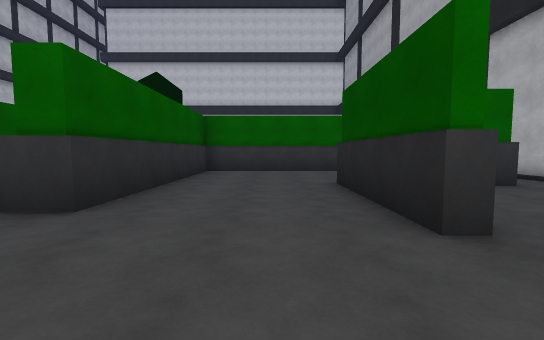
[1] (above)

22 first-person views from a walk through a 3-D level made in the Unity game engine. The camera is 1.3 m above the floor, tilts 4° down and sees 90° across. The floor is counted in squares, 2 m on a side. Each view is taken from the middle of a square. On the plan, view 1 faces up. The plan holds only what a view shows up to about 9 squares ahead; the rest is blank. The place goes on beyond the plan.

[2]
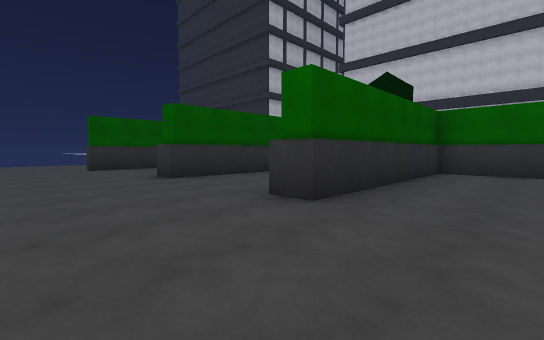

[3]
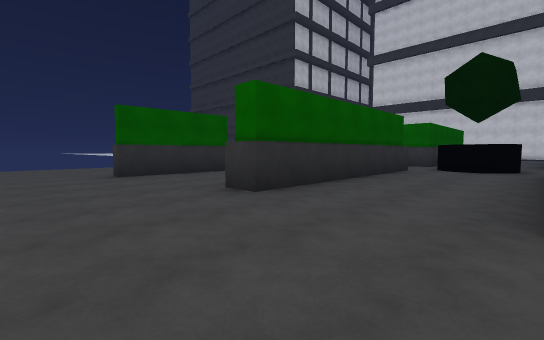

[4]
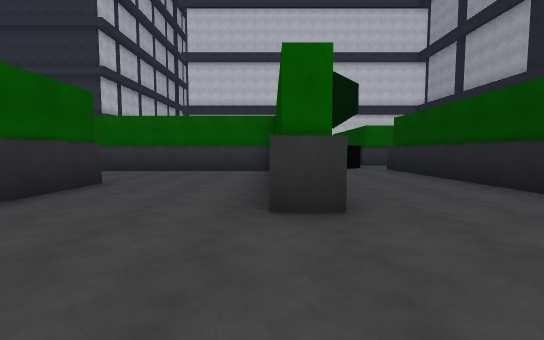

[5]
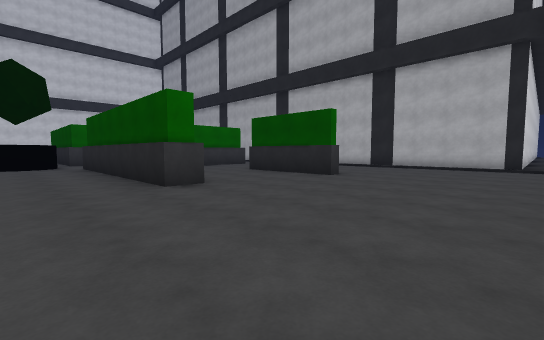

[6]
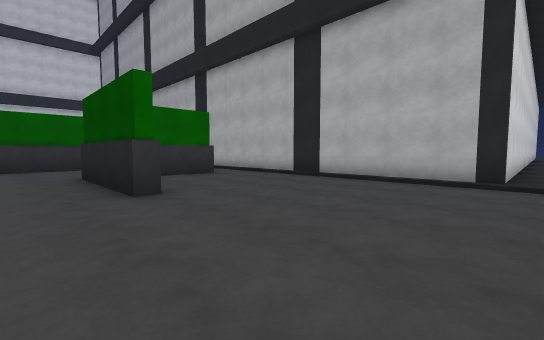

[7]
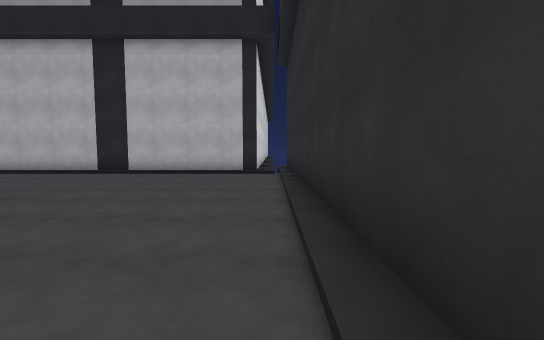

[8]
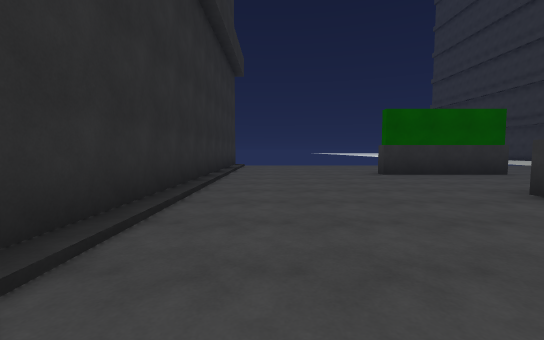

[9]
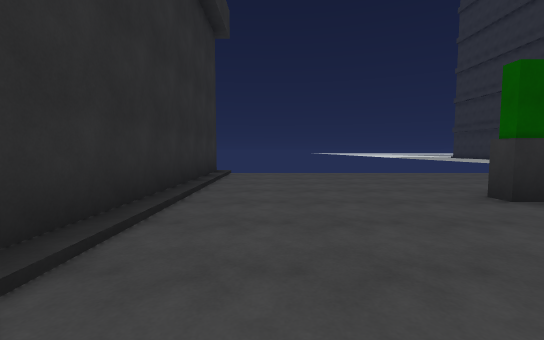

[10]
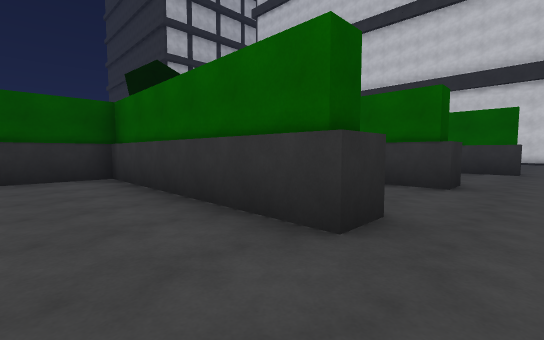

[11]
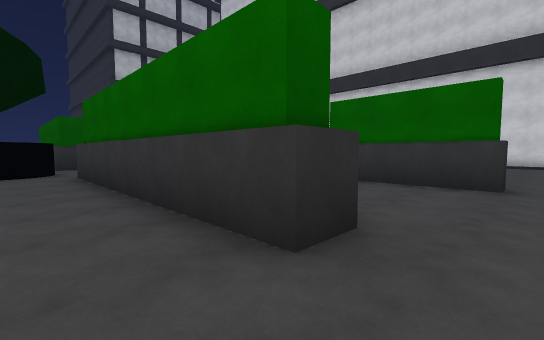

[12]
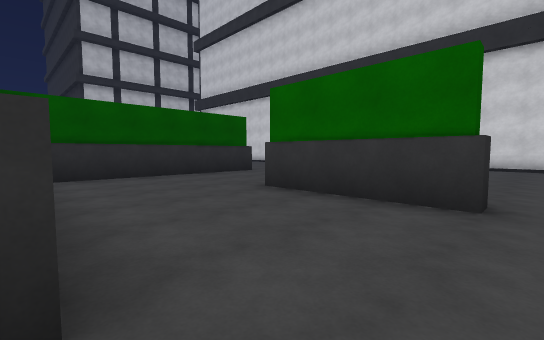

[13]
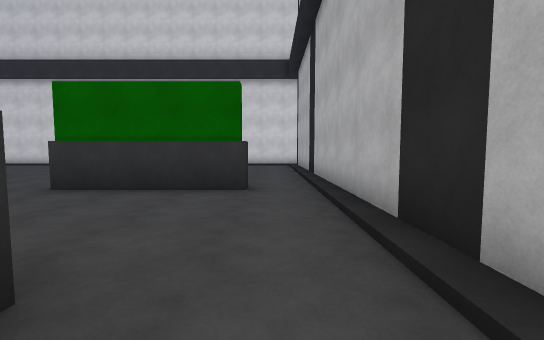

[14]
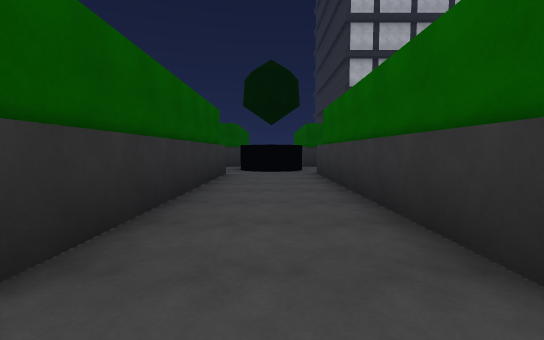

[15]
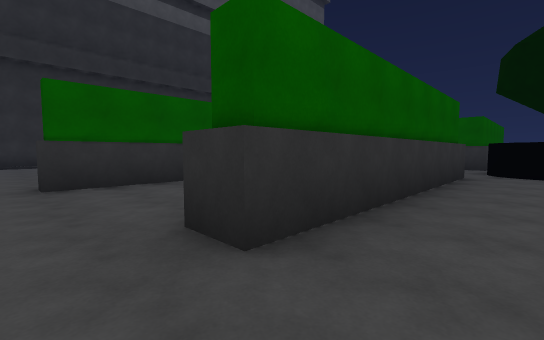

[16]
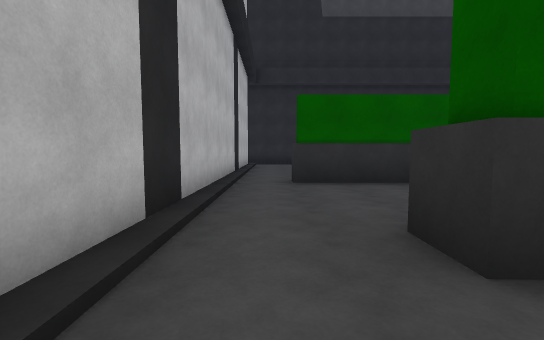

[17]
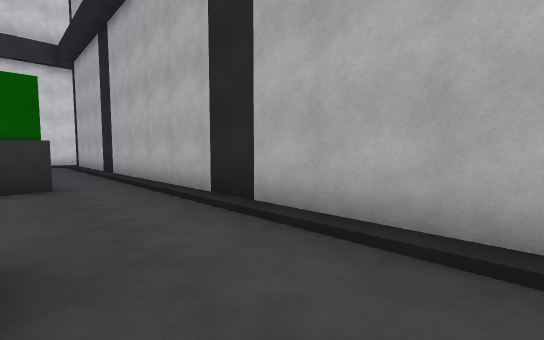

[18]
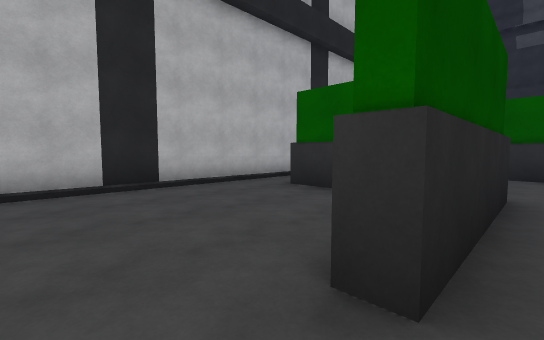

[19]
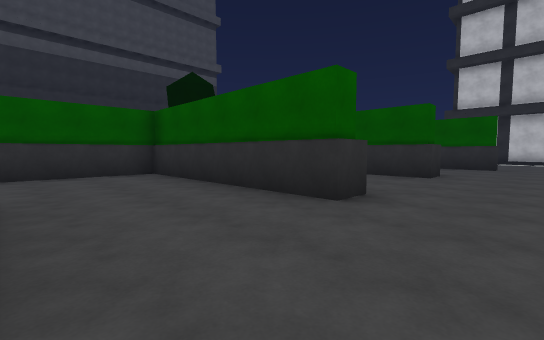

[20]
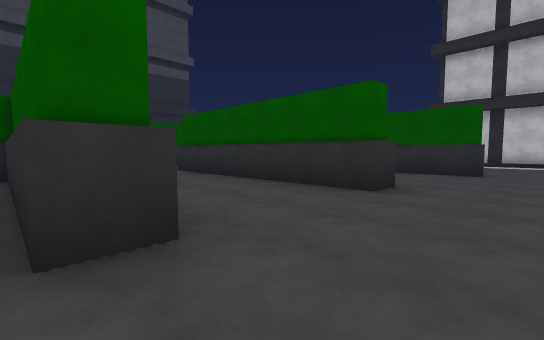

[21]
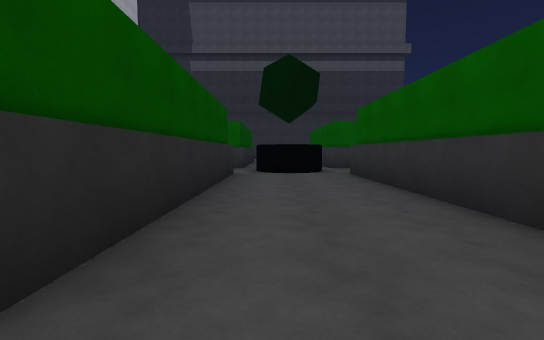

[22]
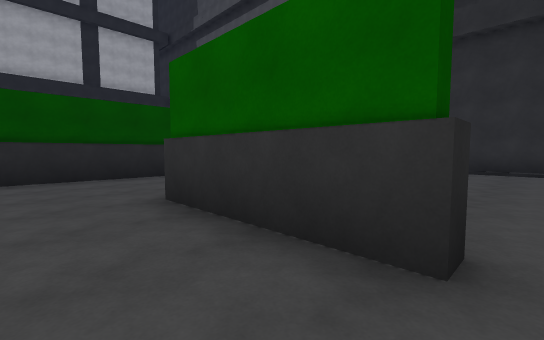

### Floor plan
Key: @ floor where view 1 was taken; # wall or solid block; . floor; / step, stairs or slope.
Columns run from 15 left of view 1 to 6 right of it. Each row starts with its distance up from view 1.
 21   ...................#
 20   ...................#
 19     #...##..##..#....#
 18     #..  #..##..##...#
 17          #..##...###.#
 16          #..##.......#
 15          #..##.......#
 14          #..##.......#
 13          #..#######..#
 12          .##.........#
 11          . #.........#
 10          . #.........#
  9   ########..#######..#
  8    .....##..##.......#
  7  .......##..##.......#
  6  .......##..##.......#
  5  .###...##..##..####.#
  4  ...#...##..##..#....#
  3  ...#...##..##..#....#
  2  ....................#
  1  ....................#
  0  ..............@.....#
 -1  ....................#
 -2  ////////////////////#
 -3 ###########   ########

Positions as (right, up) in squares from view 1, and headings:
1: (0, 0), facing up
2: (0, 0), facing up-left
3: (-3, 0), facing up-left
4: (-7, 0), facing up
5: (-5, -2), facing up-right
6: (0, -2), facing up-right
7: (-2, -2), facing right
8: (-3, -1), facing left
9: (-7, -1), facing left
10: (5, 7), facing up-left
11: (5, 11), facing up-left
12: (5, 13), facing up-left
13: (5, 12), facing up
14: (5, 11), facing left
15: (5, 11), facing down-left
16: (5, 11), facing down
17: (4, 11), facing up-right
18: (1, 21), facing down-right
19: (1, 21), facing down-left
20: (-2, 21), facing down-left
21: (-4, 20), facing down
22: (-14, 7), facing down-right
